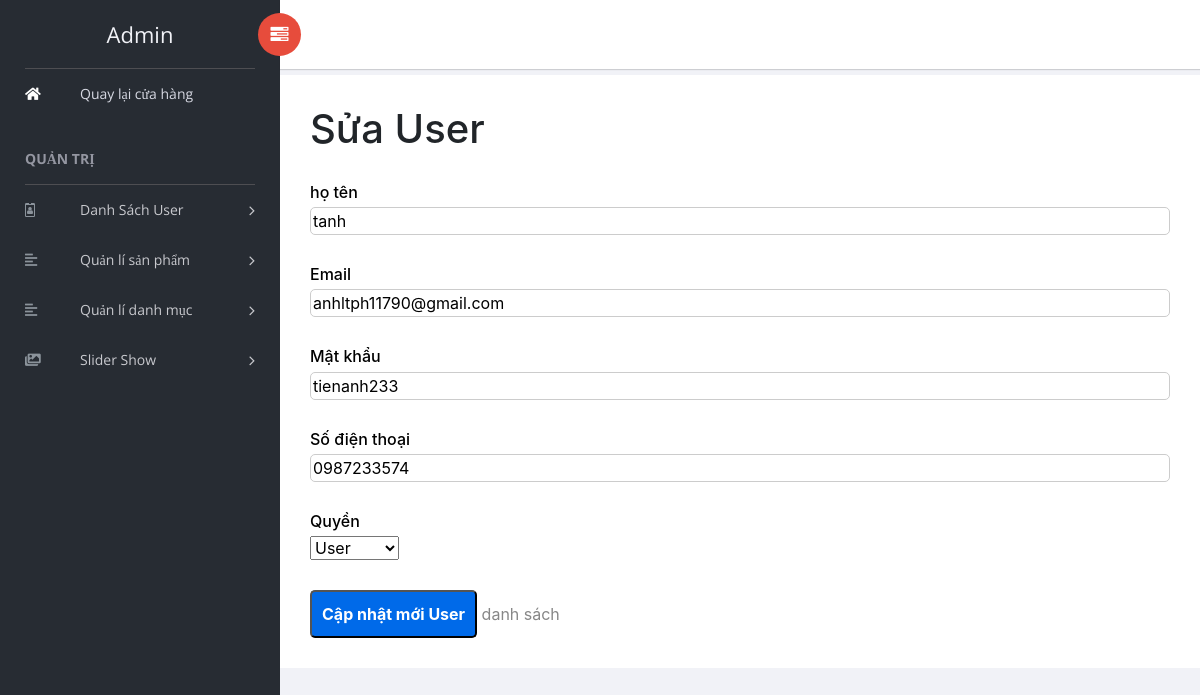
The page /edit-role.php?id=69 on the database its author committed.
### tables this page shows
CREATE TABLE `user` (
  `ma_user` int(11) NOT NULL,
  `username` char(50) NOT NULL,
  `email` char(30) DEFAULT NULL,
  `pass_word` varchar(30) NOT NULL,
  `ho_ten` varchar(50) NOT NULL,
  `sdt` char(13) NOT NULL,
  `quyen_qtri` int(11) NOT NULL
);

### edit-role.php (the view, shortened to what this page needs)
<?php
ob_start(); include'header-admin.php' ?>
        <?php  echo "<div class='box-form'>";?>
        <?php
$id =intval($_GET['id']);
try{
    $stmt = $objConn->prepare("SELECT * FROM user WHERE ma_user = $id ");
    $stmt->execute();
    $stmt->setFetchMode(PDO::FETCH_ASSOC);
    $row = $stmt->fetch();
}catch(PDOException $e){
    echo "<br>Loi truy van CSDL: ".$e->getMessage();
}
$quyent=$row['quyen_qtri'];
?>
<h1>Sửa User</h1>
<form action="" method="post">
 <h6 class="p-form-admin"> họ tên </h6> <input class="input-admin" type="text" name="hoten" value="<?php echo $row['ho_ten']; ?>">
 <h6 class="p-form-admin"> Email </h6> <input class="input-admin"  type="text" name="email" value="<?php echo $row['email']; ?>">
 <h6 class="p-form-admin"> Mật khẩu </h6> <input class="input-admin"  type="text" name="mk" value="<?php echo $row['pass_word']; ?>">
 <h6 class="p-form-admin">Số điện thoại </h6> <input class="input-admin"  type="text" name="sdt" value="<?php echo $row['sdt']; ?>">
 <h6 class="p-form-admin"> Quyền  </h6> <select type="text" name="quyen_qtri" >
 <optgroup label="Quyền hiện tại">
 <option value="<?php if($row['quyen_qtri']==1){
     echo '1';
 }else{
    echo '0';
 }
 ?>">  <?php
  if($quyent == 1){
     echo "Admin";
 }else{
    echo "User";
 };
?></option>
</optgroup>
</select>
<br>
    <button name="btnSave" class="aa" style="margin-top: 30px;">Cập nhật mới User</button>  <a href="admin.php"> danh sách</a>
</form>
        <?php echo "</div>"; ?>
    </div>
</body>
</html>

### css/admincss.css (style rules this page uses)
.aa { border-radius: 5px; padding: 10px; color: white; background-color: #006ae9; font-weight: bolder; }
.box-form { background-color: white; padding: 30px; }
.input-admin { border: 1px solid #cccccc; border-radius: 5px; width: 100%; }
.p-form-admin { color: black ; margin-top: 30px; margin-bottom: 5px; }

### rows shown on the page
user: hoten "tanh", email "anhltph11790@gmail.com", mk "tienanh233", sdt "0987233574", quyen_qtri "User"
